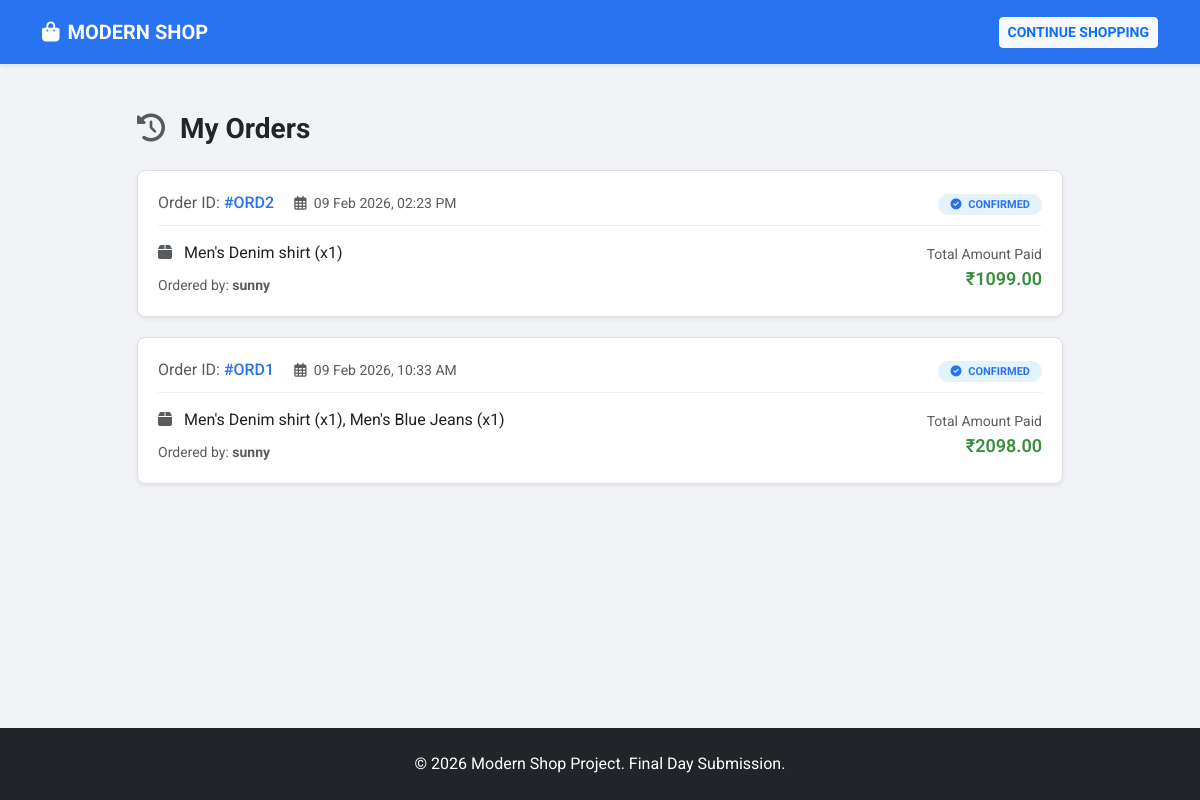
Page /orders/ (signed in) on the committed database.
### store/models.py (models this page shows, shortened)
class Order(models.Model):
    user = models.ForeignKey(User, on_delete=models.CASCADE)
    product_names = models.TextField() # Cart lo unna items names save cheyadaniki
    total_price = models.DecimalField(max_digits=10, decimal_places=2)
    created_at = models.DateTimeField(auto_now_add=True)

### store/views.py (the view)
# urls.py: path('orders/', views.order_list, name='order_list'),
@login_required(login_url='/login/')
def order_list(request):
    orders = Order.objects.filter(user=request.user).order_by('-id')
    return render(request, 'order_list.html', {'orders': orders})

### store/templates/order_list.html (shortened to what this page needs)
<!DOCTYPE html>
<html lang="en">
<head>
    <link href="https://cdn.jsdelivr.net/npm/bootstrap@5.3.0/dist/css/bootstrap.min.css" rel="stylesheet">
    <link rel="stylesheet" href="https://cdnjs.cloudflare.com/ajax/libs/font-awesome/6.0.0/css/all.min.css">
</head>
<body>
    <nav class="navbar navbar-expand-lg sticky-top">
        <div class="container">
            <a class="navbar-brand" href="/"><i class="fas fa-shopping-bag me-2"></i>MODERN SHOP</a>
            <div class="ms-auto">
                <a href="/" class="btn btn-sm btn-light text-primary fw-bold">CONTINUE SHOPPING</a>
            </div>
        </div>
    </nav>
    <div class="container my-5">
        <div class="row justify-content-center">
            <div class="col-lg-10">
                <h3 class="fw-bold mb-4"><i class="fas fa-history me-2 text-muted"></i> My Orders</h3>
                {% if orders %}
                    {% for order in orders %}
                    <div class="order-card shadow-sm">
                        <div class="order-header">
                            <div>
                                <span class="text-muted">Order ID:</span>
                                <span class="order-id">#ORD{{ order.id }}</span>
                                <span class="ms-md-3 d-block d-md-inline text-muted small mt-1 mt-md-0">
                                    <i class="far fa-calendar-alt me-1"></i> {{ order.created_at|date:"d M Y, h:i A" }}
                                </span>
                            </div>
                            <div>
                                <span class="order-status text-uppercase"><i class="fas fa-check-circle me-1"></i> Confirmed</span>
                            </div>
                        </div>
                        <div class="row align-items-center">
                            <div class="col-md-8">
                                <div class="product-names">
                                    <i class="fas fa-box me-2 text-muted"></i> {{ order.product_names }}
                                </div>
                                <p class="text-muted small mb-0">Ordered by: <strong>{{ order.user.username }}</strong></p>
                            </div>
                            <div class="col-md-4 text-md-end mt-3 mt-md-0">
                                <div class="text-muted small">Total Amount Paid</div>
                                <div class="order-total">₹{{ order.total_price }}</div>
                            </div>
                        </div>
                    </div>
                    {% endfor %}
                {% endif %}
            </div>
        </div>
    </div>
    <footer class="bg-dark text-white text-center py-4">
        <p class="mb-0">&copy; 2026 Modern Shop Project. Final Day Submission.</p>
    </footer>
</body>
</html>

### store/templates/order_list.html (style rules this page uses)
body { background-color: #f1f3f6; font-family: 'Roboto', sans-serif; display: flex; flex-direction: column; min-height: 100vh; }
.navbar { background-color: #2874f0; padding: 12px 0; box-shadow: 0 2px 4px 0 rgba(0,0,0,.08); }
.navbar-brand { font-weight: 700; color: white !important; }
.order-card { background: #fff; border-radius: 8px; border: 1px solid #e0e0e0; margin-bottom: 20px; padding: 20px; transition: transform 0.2s; }
.order-header { display: flex; justify-content: space-between; border-bottom: 1px solid #f0f0f0; padding-bottom: 10px; margin-bottom: 15px; flex-wrap: wrap; gap: 10px; }
.order-id { color: #2874f0; font-weight: 500; }
.order-status { background-color: #e3f2fd; color: #2874f0; padding: 4px 12px; border-radius: 20px; font-size: 11px; font-weight: bold; }
.product-names { font-size: 16px; color: #212121; margin-bottom: 10px; font-weight: 400; }
.order-total { font-size: 18px; font-weight: 600; color: #388e3c; }
footer { margin-top: auto; }

### rows in the picture
Order: id "2", created_at "09 Feb 2026, 02:23 PM", product_names "Men's Denim shirt (x1)", user.username "sunny", total_price "1099.00"
Order: id "1", created_at "09 Feb 2026, 10:33 AM", product_names "Men's Denim shirt (x1), Men's Blue Jeans (x1)", user.username "sunny", total_price "2098.00"
